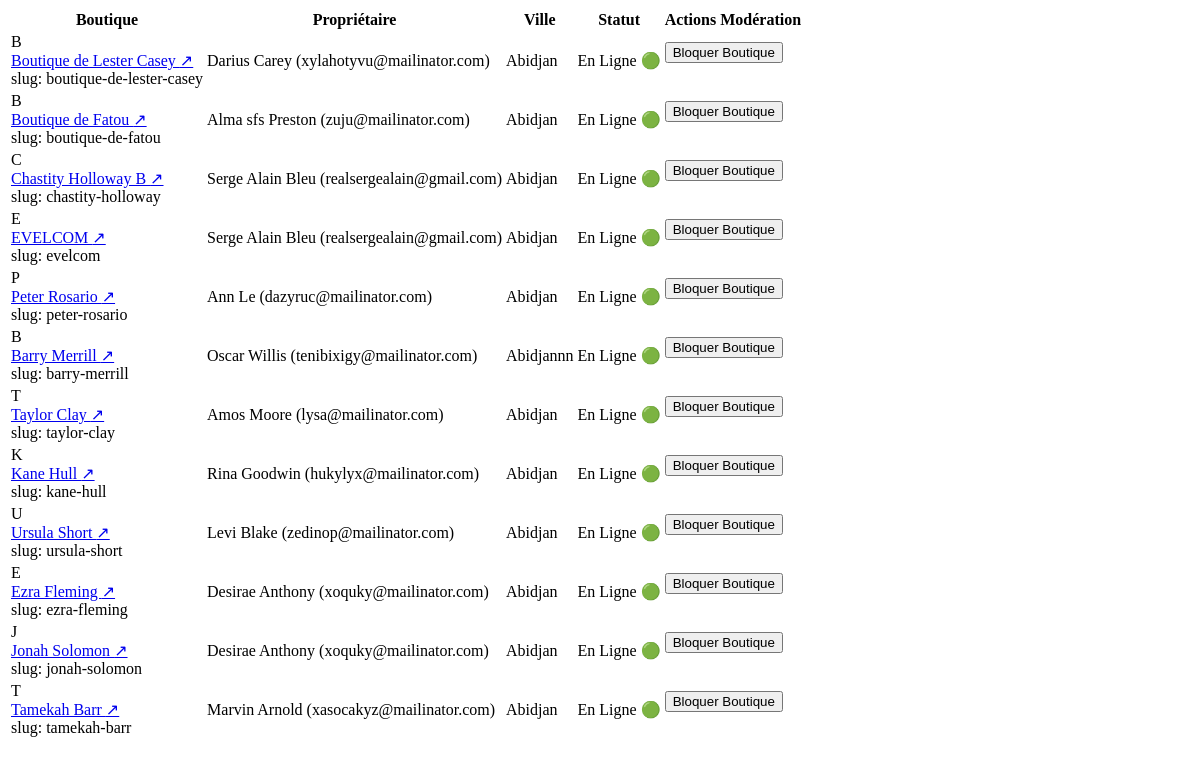
The page /super-admin/shops/ (signed in) on the database as committed earlier.
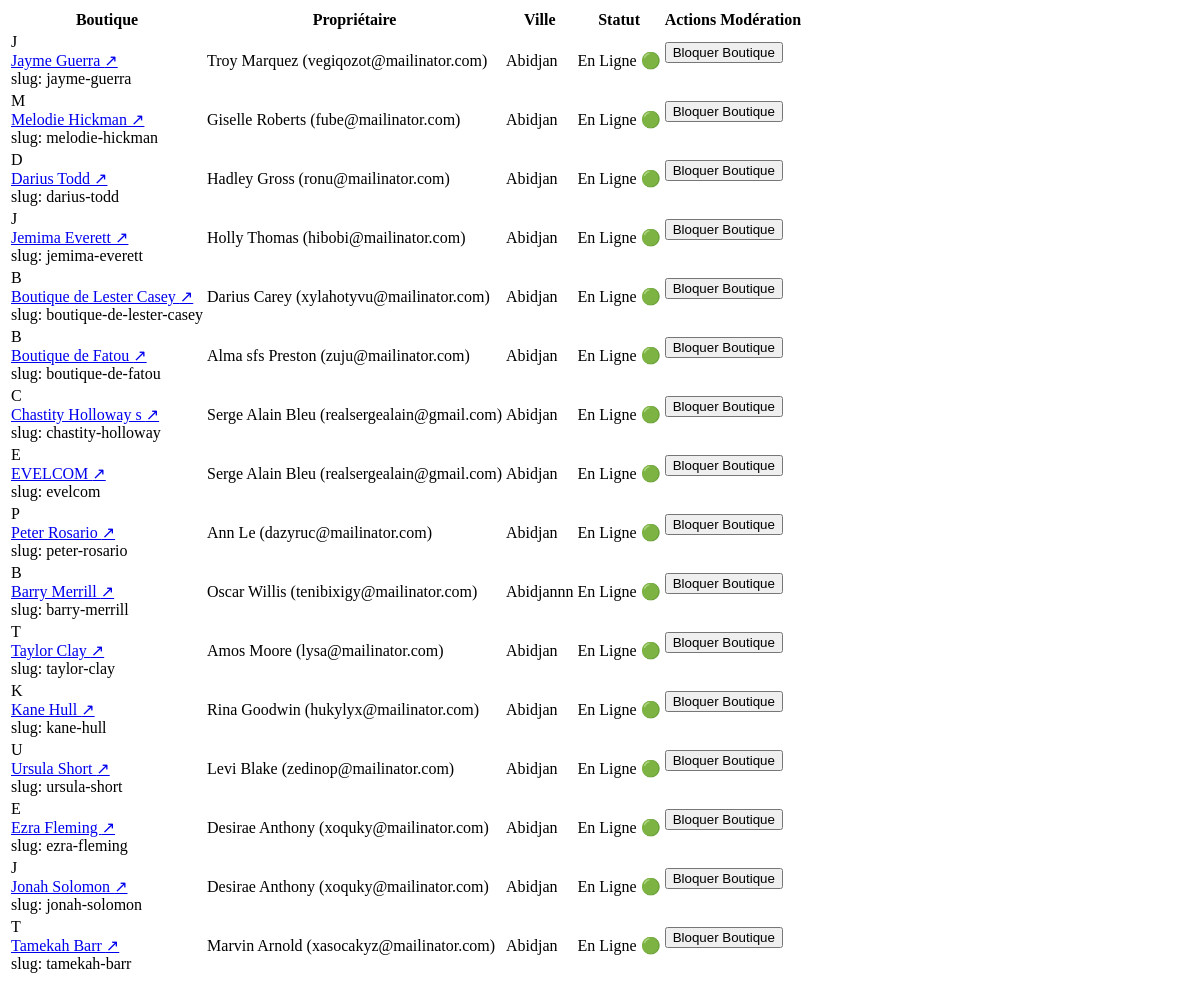
The same page on the database as committed later.
### apps/shop/models.py (models this page shows, shortened)
class Shop(models.Model):
    uuid = models.UUIDField(default=uuid.uuid4, editable=False, unique=True)
    slug = models.SlugField(max_length=150, unique=True, blank=True)
    owner = models.ForeignKey(settings.AUTH_USER_MODEL, on_delete=models.CASCADE, related_name='shops', verbose_name=_("Propriétaire"))
    name = models.CharField(max_length=120, verbose_name=_("Nom de la boutique"))
    category = models.CharField(max_length=80, default="Mode & Habillement", verbose_name=_("Catégorie"))
    description = models.TextField(blank=True, verbose_name=_("Description"))
    phone = models.CharField(max_length=25, blank=True, verbose_name=_("Numéro WhatsApp pour commandes"), help_text=_("Ex: +225 0700000000"))
    city = models.CharField(max_length=80, default="Abidjan", verbose_name=_("Ville / Commune"))
    is_active = models.BooleanField(default=True, verbose_name=_("Boutique active"))
    created_at = models.DateTimeField(auto_now_add=True, verbose_name=_("Date de création"))
    class Meta:
        verbose_name = _("Boutique")
        verbose_name_plural = _("Boutiques")
        ordering = ['-created_at']

### apps/accounts/models.py (models this page shows, shortened)
class User(AbstractBaseUser, PermissionsMixin):
    id = models.UUIDField(primary_key=True, default=uuid.uuid4, editable=False)
    email = models.EmailField(_('adresse email'), unique=True, max_length=255)
    phone = models.CharField(_('numéro de téléphone'), max_length=20, blank=True, null=True)
    first_name = models.CharField(_('prénom'), max_length=150, blank=True)
    last_name = models.CharField(_('nom'), max_length=150, blank=True)
    is_staff = models.BooleanField(
        _('statut équipe'),
        default=False,
        help_text=_('Désigne si l\'utilisateur peut se connecter au site d\'administration.'),
    )
    is_active = models.BooleanField(
        _('actif'),
        default=True,
        help_text=_('Désigne si ce compte doit être traité comme actif.'),
    )
    date_joined = models.DateTimeField(_('date d\'inscription'), default=timezone.now)
    updated_at = models.DateTimeField(_('dernière mise à jour'), auto_now=True)
    objects = UserManager()
    USERNAME_FIELD = 'email'
    REQUIRED_FIELDS = []
    class Meta:
        verbose_name = _('utilisateur')
        verbose_name_plural = _('utilisateurs')
        ordering = ['-date_joined']
    @property
    def full_name(self):
        if self.first_name and self.last_name:
            return f"{self.first_name} {self.last_name}"
        return self.first_name or self.last_name or self.email.split('@')[0]

### apps/core/super_admin_views.py (the view)
# urls.py: path('shops/', super_admin_shops_partial, name='shops_partial'),
@login_required
@user_passes_test(staff_required, login_url='accounts:login')
def super_admin_shops_partial(request):
    q = request.GET.get('q', '').strip()
    shops = Shop.objects.select_related('owner').all()
    if q:
        shops = shops.filter(
            Q(name__icontains=q) |
            Q(slug__icontains=q) |
            Q(owner__email__icontains=q)
        )
    return render(request, 'core/super_admin/partials/shop_table.html', {'shops': shops[:50]})

### apps/core/super_admin_views.py (called while the page is built)
def staff_required(user):
    return user.is_authenticated and (user.is_staff or user.is_superuser)

### templates/core/super_admin/partials/shop_table.html (shortened to what this page needs)
<div class="overflow-x-auto">
    <table class="w-full text-left border-collapse text-xs sm:text-sm">
        <thead>
            <tr class="border-b border-slate-200 dark:border-slate-800 text-slate-400 font-bold uppercase tracking-wider text-[10px]">
                <th class="py-3 px-4">Boutique</th>
                <th class="py-3 px-4">Propriétaire</th>
                <th class="py-3 px-4">Ville</th>
                <th class="py-3 px-4">Statut</th>
                <th class="py-3 px-4 text-right">Actions Modération</th>
            </tr>
        </thead>
        <tbody class="divide-y divide-slate-100 dark:divide-slate-800">
            {% for s in shops %}
            <tr class="hover:bg-slate-50/50 dark:hover:bg-slate-800/40 transition-colors">
                <td class="py-3.5 px-4 font-bold text-slate-900 dark:text-white flex items-center gap-2.5">
                    <div class="w-8 h-8 rounded-xl bg-gradient-to-tr from-brand-600 to-indigo-600 text-white font-black flex items-center justify-center text-xs">
                        {{ s.name|make_list|first|upper }}
                    </div>
                    <div>
                        <a href="{% url 'shop:detail' s.uuid s.slug %}" target="_blank" class="font-extrabold text-xs text-brand-600 dark:text-brand-400 hover:underline">
                            {{ s.name }} ↗
                        </a>
                        <div class="text-[10px] text-slate-400 font-normal">slug: {{ s.slug }}</div>
                    </div>
                </td>
                <td class="py-3.5 px-4 font-medium text-slate-600 dark:text-slate-300">
                    {{ s.owner.full_name }} ({{ s.owner.email }})
                </td>
                <td class="py-3.5 px-4 text-slate-400 text-xs">
                    {{ s.city|default:"Abidjan" }}
                </td>
                <td class="py-3.5 px-4">
                    {% if s.is_active %}
                    <span class="px-2.5 py-1 rounded-full bg-emerald-100 text-emerald-800 dark:bg-emerald-950/50 dark:text-emerald-300 text-[10px] font-extrabold">
                        En Ligne 🟢
                    </span>
                    {% else %}
                    <span class="px-2.5 py-1 rounded-full bg-rose-100 text-rose-800 dark:bg-rose-950/50 dark:text-rose-300 text-[10px] font-extrabold">
                        Bloquée 🔴
                    </span>
                    {% endif %}
                </td>
                <td class="py-3.5 px-4 text-right">
                    <form hx-post="{% url 'super_admin:toggle_shop' s.uuid %}"
                          hx-target="#shop-table-container"
                          hx-swap="innerHTML"
                          class="inline-block">
                        {% if s.is_active %}
                        <button type="submit"
                                onclick="return confirm('Bloquer cette boutique pour fraude ou non-respect ?')"
                                class="px-3 py-1.5 rounded-xl bg-rose-50 text-rose-600 hover:bg-rose-100 font-bold text-[10px] border border-rose-200 transition-all active:scale-95">
                            Bloquer Boutique
                        </button>
                        {% else %}
                        <button type="submit"
                                class="px-3 py-1.5 rounded-xl bg-emerald-50 text-emerald-600 hover:bg-emerald-100 font-bold text-[10px] border border-emerald-200 transition-all active:scale-95">
                            Débloquer
                        </button>
                        {% endif %}
                    </form>
                </td>
            </tr>
            {% empty %}
            <tr>
                <td colspan="5" class="py-8 text-center text-slate-400 text-xs">Aucune boutique trouvée.</td>
            </tr>
            {% endfor %}
        </tbody>
    </table>
</div>

Rows that differ between the two databases and show on the page:
added Shop: name|make_list "J", name "Jayme Guerra", slug "jayme-guerra", owner.full_name "Troy Marquez", owner.email "vegiqozot@mailinator.com", city "Abidjan", is_active "En Ligne 🟢"
added Shop: name|make_list "M", name "Melodie Hickman", slug "melodie-hickman", owner.full_name "Giselle Roberts", owner.email "fube@mailinator.com", city "Abidjan", is_active "En Ligne 🟢"
added Shop: name|make_list "D", name "Darius Todd", slug "darius-todd", owner.full_name "Hadley Gross", owner.email "ronu@mailinator.com", city "Abidjan", is_active "En Ligne 🟢"
added Shop: name|make_list "J", name "Jemima Everett", slug "jemima-everett", owner.full_name "Holly Thomas", owner.email "hibobi@mailinator.com", city "Abidjan", is_active "En Ligne 🟢"
changed Shop "chastity-holloway": name "Chastity Holloway B" → "Chastity Holloway s"
